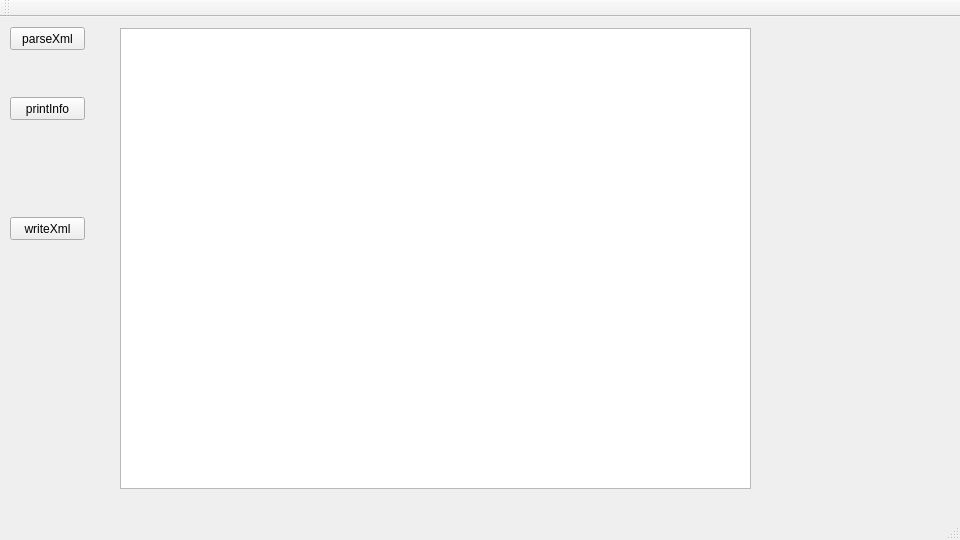
<?xml version="1.0" encoding="UTF-8"?>
<ui version="4.0">
 <class>MainWindow</class>
 <widget class="QMainWindow" name="MainWindow">
  <property name="geometry">
   <rect>
    <x>0</x>
    <y>0</y>
    <width>960</width>
    <height>540</height>
   </rect>
  </property>
  <property name="windowTitle">
   <string>MainWindow</string>
  </property>
  <widget class="QWidget" name="centralWidget">
   <widget class="QPushButton" name="parseXml">
    <property name="geometry">
     <rect>
      <x>10</x>
      <y>10</y>
      <width>75</width>
      <height>23</height>
     </rect>
    </property>
    <property name="text">
     <string>parseXml</string>
    </property>
   </widget>
   <widget class="QPushButton" name="printInfo">
    <property name="geometry">
     <rect>
      <x>10</x>
      <y>80</y>
      <width>75</width>
      <height>23</height>
     </rect>
    </property>
    <property name="text">
     <string>printInfo</string>
    </property>
   </widget>
   <widget class="QTreeView" name="treeView">
    <property name="geometry">
     <rect>
      <x>120</x>
      <y>11</y>
      <width>631</width>
      <height>461</height>
     </rect>
    </property>
   </widget>
   <widget class="QPushButton" name="writeXml">
    <property name="geometry">
     <rect>
      <x>10</x>
      <y>200</y>
      <width>75</width>
      <height>23</height>
     </rect>
    </property>
    <property name="text">
     <string>writeXml</string>
    </property>
   </widget>
  </widget>
  <widget class="QMenuBar" name="menuBar">
   <property name="geometry">
    <rect>
     <x>0</x>
     <y>0</y>
     <width>960</width>
     <height>23</height>
    </rect>
   </property>
  </widget>
  <widget class="QToolBar" name="mainToolBar">
   <attribute name="toolBarArea">
    <enum>TopToolBarArea</enum>
   </attribute>
   <attribute name="toolBarBreak">
    <bool>false</bool>
   </attribute>
  </widget>
  <widget class="QStatusBar" name="statusBar"/>
 </widget>
 <layoutdefault spacing="6" margin="11"/>
 <resources/>
 <connections/>
</ui>
